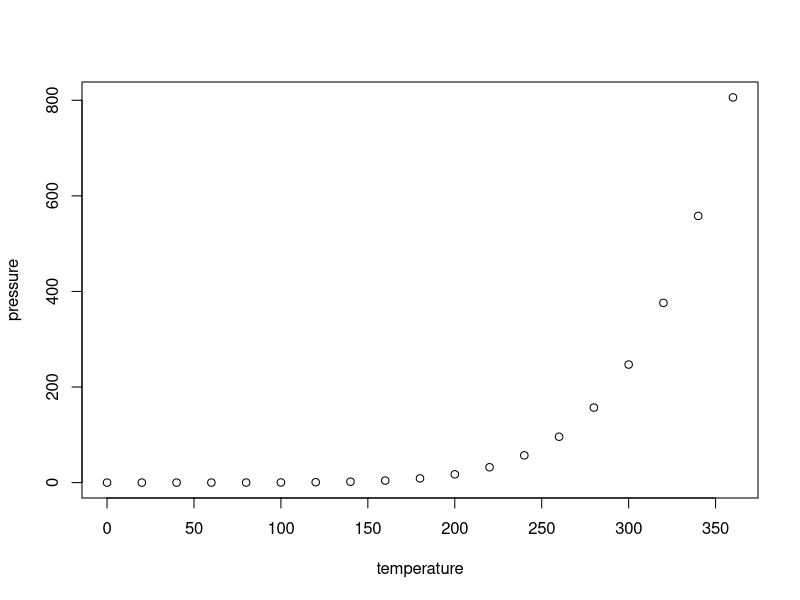
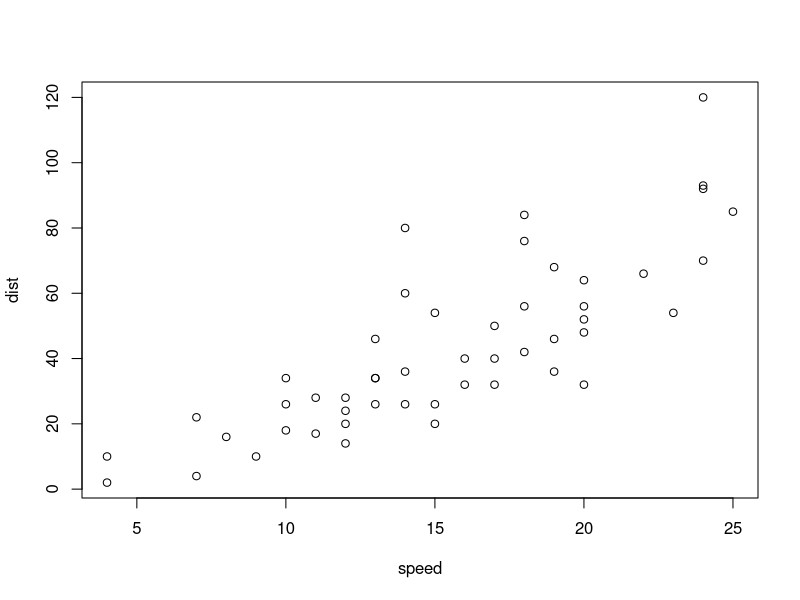
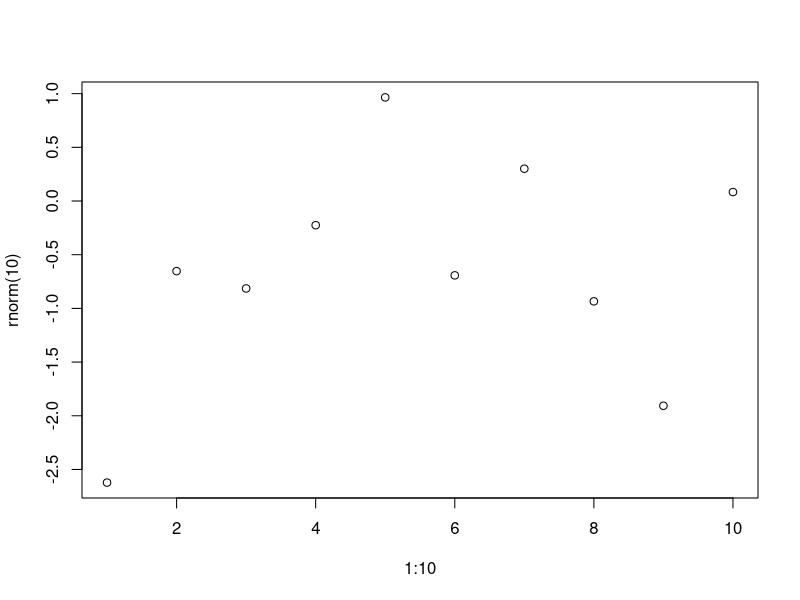
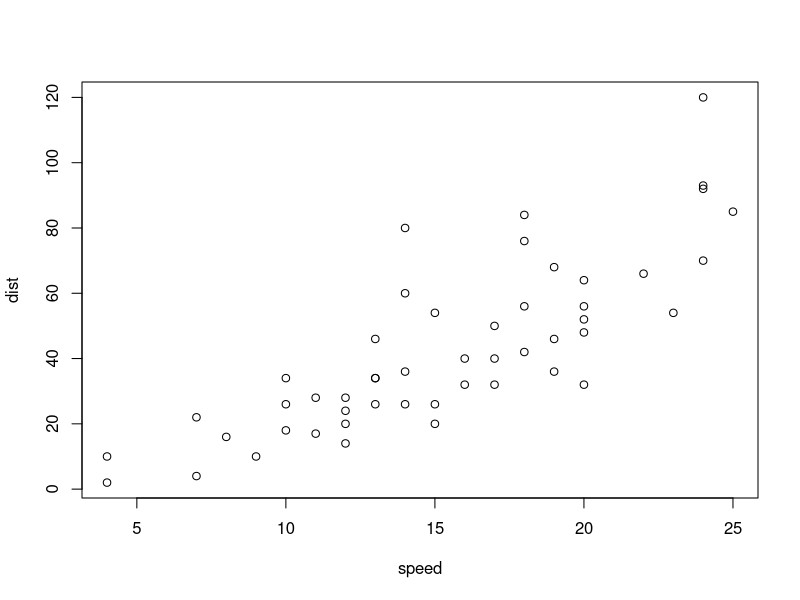
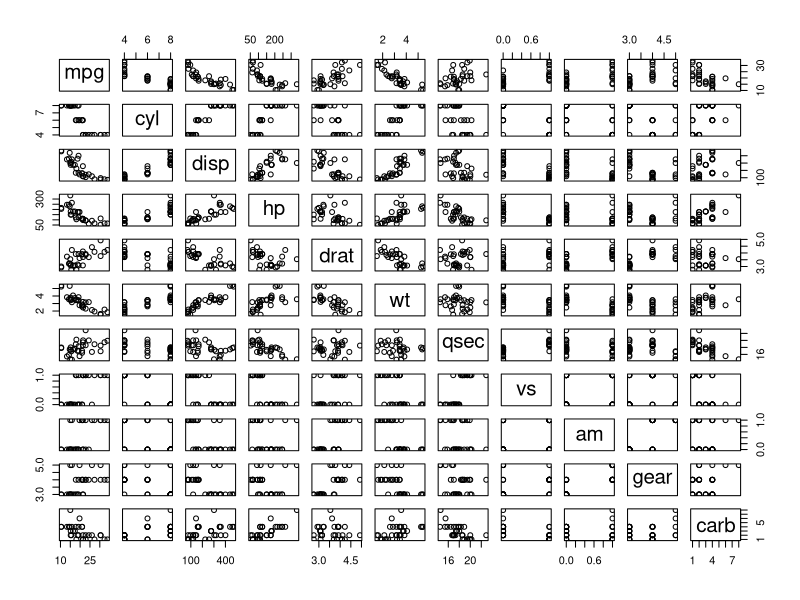
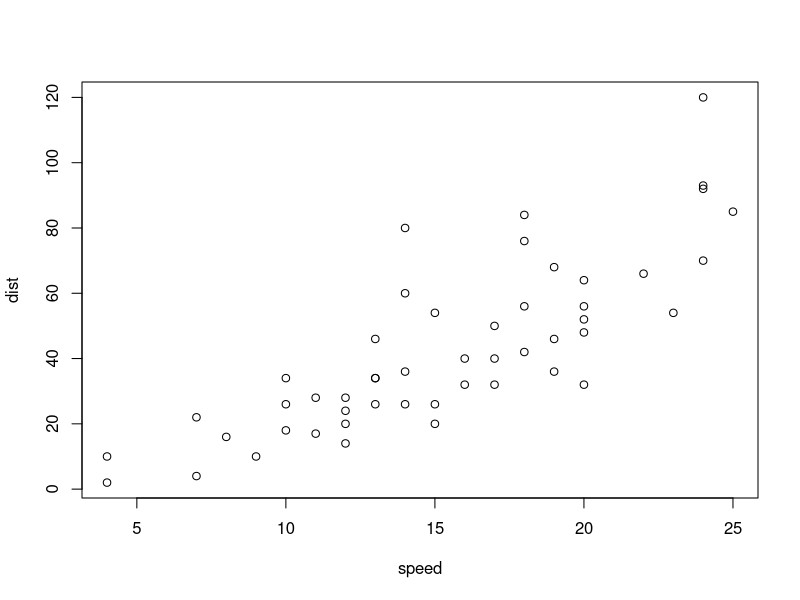
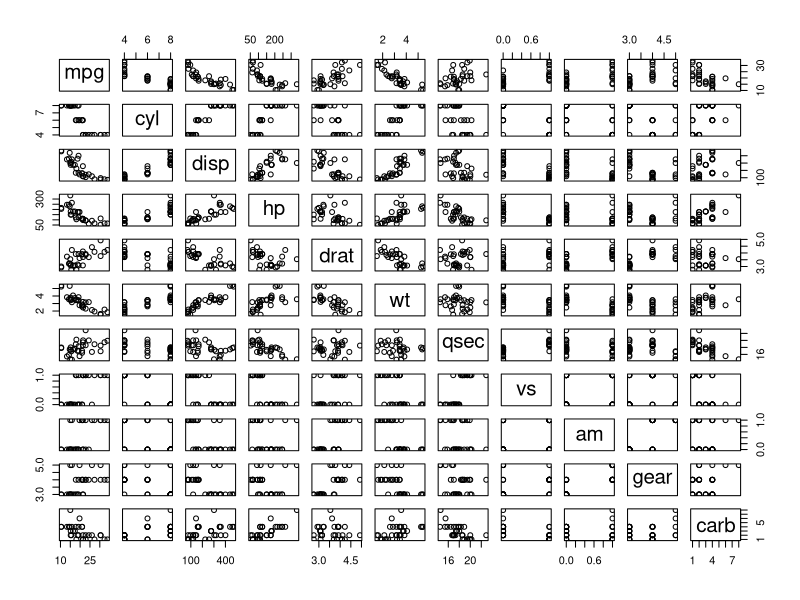
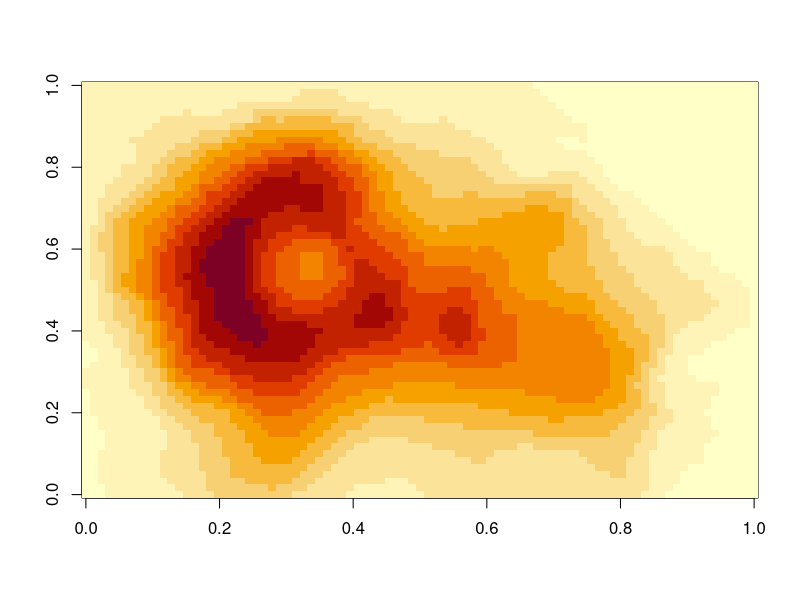

The R source for these figures, in order:
## ---- chunk 1
#| label: fig-r-sub
#| fig-cap: >-
#|   Vapor pressure of mercury, and stopping distances of cars.
#| fig-subcap: ["Pressure", "Cars"]
#| fig-alt:
#|   - "Scatter plot of vapor pressure rising steeply with temperature"
#|   - "Scatter plot of stopping distance against speed for 50 cars"
#| layout-ncol: 2

plot(pressure)
plot(cars)
## ---- chunk 2
#| fig-alt: "Scatter plot of ten random points"
#| fig-cap: >-
#|   Ten random points against their index.
#| lightbox:
#|   group: r-graph
#|   description: Ten random points.

plot(1:10, rnorm(10))
## ---- chunk 3
#| fig-alt: "Scatter plot of stopping distance against speed for 50 cars"
#| fig-cap: >-
#|   Stopping distance against speed for 50 cars.
#| lightbox:
#|   group: r-graph
#|   description: Stopping distance against speed.

plot(cars)
## ---- chunk 4
#| fig-alt:
#|   - >-
#|     Scatterplot matrix of the mtcars data, each variable plotted against
#|     every other
#|   - "Scatter plot of stopping distance against speed for 50 cars"
#| fig-cap:
#|   - "The mtcars data, each variable plotted against every other."
#|   - "Stopping distance against speed for 50 cars."
#| lightbox:
#|   group: cars
#|   description:
#|     - The mtcars data, each variable against every other.
#|     - Stopping distance against speed.

plot(mtcars)
plot(cars)
## ---- chunk 5
#| fig-cap: "The mtcars data, each variable plotted against every other."
#| lightbox: false
#| fig-alt: >-
#|   Scatterplot matrix of the mtcars data, each variable plotted against every
#|   other

plot(mtcars)
## ---- chunk 6
#| label: fig-plain
#| fig-alt: >-
#|   Heat map of the Maunga Whau volcano's heights, in yellow, orange, and red
#| fig-cap: >-
#|   Heights of Maunga Whau (Mount Eden), from pale yellow (low) to dark red
#|   (high).

image(volcano)
